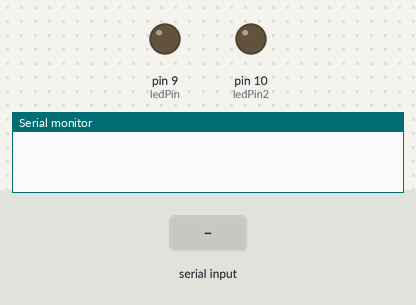
Bench run of a sketch on a simulated Arduino Uno, built with avr-gcc and run on an emulated ATmega328P. Shown: output pins drawn as LEDs (lit = HIGH), the last lines printed to the serial monitor. The test bench sets the inputs (shaded band).

Above: at 1.2 s.
1.3 s: "blink" received over Serial
At 1.7 s:
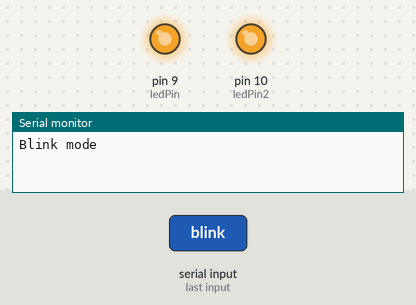
4.3 s: "off" received over Serial
At 5.2 s:
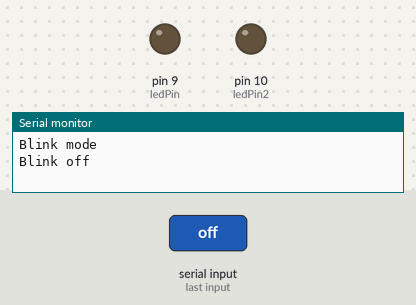
Timing chart, 0 to 7.3 s (numbered marks = the images above; inputs shaded):
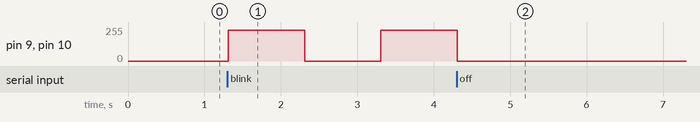

Measured:
- after the input at 1.3 s, pin 9 (ledPin), pin 10 (ledPin2): 0/255 → 230/255 at once, → 0/255 1.0 s later, → 230/255 1.0 s later
- after the input at 4.3 s, pin 9 (ledPin), pin 10 (ledPin2): goes on until 4.3 s, then stays 0/255

The sketch:

SketchRL.ino
```cpp
#define POWER_RATIO 230

int power_ratio_mode = 230;
const int ledPin =  9;// the number of the LED pin
const int ledPin2 =  10;// the number of the LED pin

// Variables will change:
int ledState = LOW;             // ledState used to set the LED

// Generally, you should use "unsigned long" for variables that hold time
// The value will quickly become too large for an int to store
unsigned long previousMillis = 0;        // will store last time LED was updated

// constants won't change:
const long interval = 1000; // interval at which to blink (milliseconds)

int mode = 0; // C'est plus évolutif qu'un booléan

void setup() {
  Serial.begin(115200);
  Serial.setTimeout(10);

  // set the digital pin as output:
  pinMode(ledPin, OUTPUT);
  pinMode(ledPin2, OUTPUT);

}


void loop() {
  if (Serial.available()) { // Il y a un caractère dans le buffer de reception
    String msg = Serial.readString();
    if (msg == "blink") {
      mode = 1;
      Serial.println("Blink mode");
    } else if (msg == "off") {
      Serial.println("Blink off");
      mode = 0;
    } else if(msg = "blinkM"){
      mode = 1;
      power_ratio_mode = 240;
    }else if(msg = "blinkm"){
      mode = 1;
      power_ratio_mode = 210;
    }else if(msg = "blinkp"){
      mode = 1;
      power_ratio_mode = 200;
    }
  }


  unsigned long currentMillis = millis();

  if (currentMillis - previousMillis >= interval && mode == 1) {
    previousMillis = currentMillis;

    // if the LED is off turn it on and vice-versa:
    if (ledState == LOW) {
      ledState = HIGH;
      analogWrite(ledPin, power_ratio_mode);
      analogWrite(ledPin2, power_ratio_mode);
    } else {
      ledState = LOW;
      analogWrite(ledPin, 0);
      analogWrite(ledPin2, 0);
    }
  } else if (mode == 0) {
    analogWrite(ledPin, 0);
    analogWrite(ledPin2, 0);
  }

}
```
